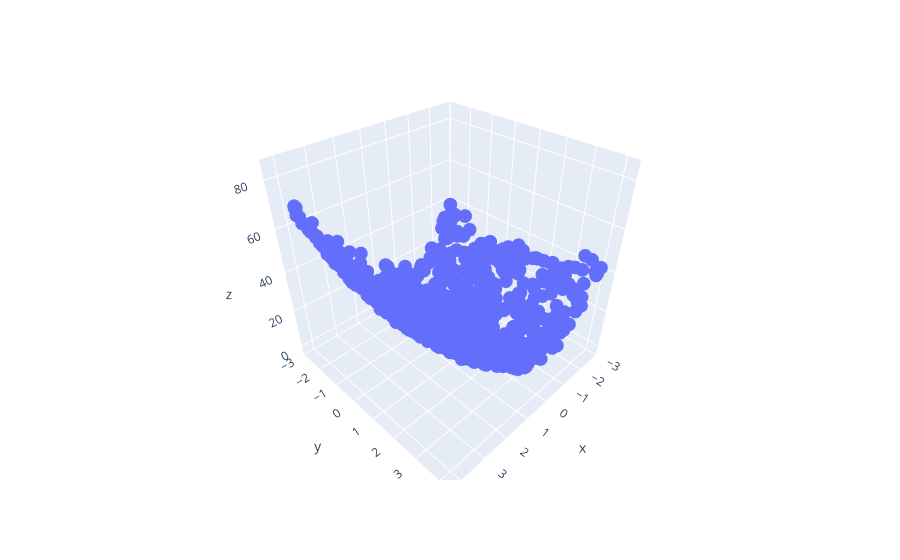

This figure's notebook cell:
### Code cell
# Other Polynomial Functions

x = 7 * np.random.rand(900, 1) - 2.8
y = 7 * np.random.rand(900, 1) - 2.8

z = 4*x**2 + y**2 + np.random.randn(900, 1)
# z = 4x^2 + y^2

df = px.data.iris()
fig = px.scatter_3d(df, x=x.ravel(), y=y.ravel(), z=z.ravel())
fig.show()

### Figure 1 — Plotly figure (JSON) as saved in the notebook; plotly's stock layout.template omitted (floating-point values rounded to 4 significant figures; data arrays with more than 128 entries replaced by an {"elided": "..."} marker saying what was removed)
{"data": [{"hovertemplate": "x=%{x}<br>y=%{y}<br>z=%{z}<extra></extra>", "legendgroup": "", "marker": {"color": "#636efa", "symbol": "circle"}, "mode": "markers", "name": "", "scene": "scene", "showlegend": false, "type": "scatter3d", "x": {"elided": "900 float values"}, "y": {"elided": "900 float values"}, "z": {"elided": "900 float values"}}], "layout": {"legend": {"tracegroupgap": 0}, "margin": {"t": 60}, "scene": {"domain": {"x": [0, 1], "y": [0, 1]}, "xaxis": {"title": {"text": "x"}}, "yaxis": {"title": {"text": "y"}}, "zaxis": {"title": {"text": "z"}}}}}
